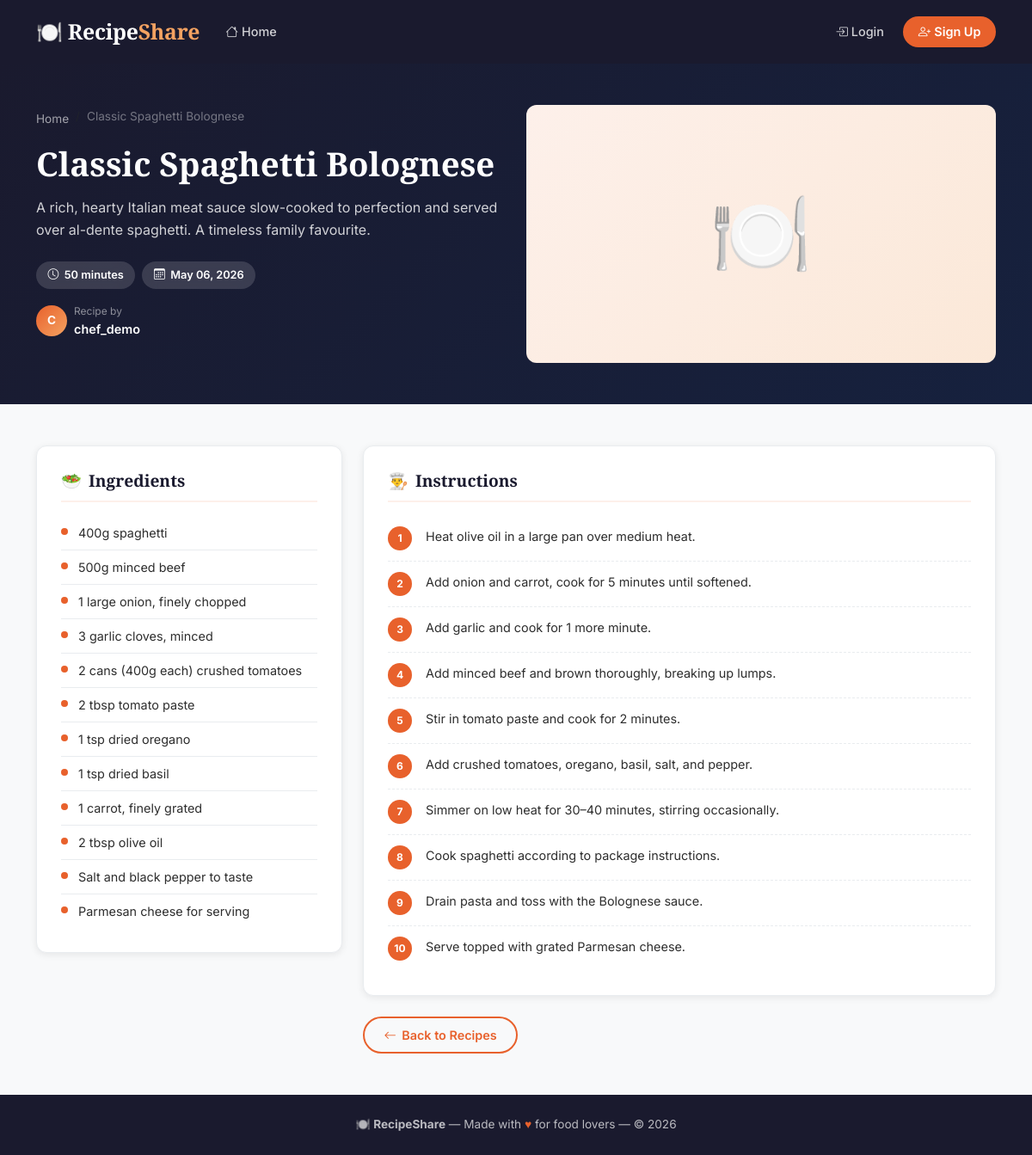
Page /recipes/1/ on the committed database.
### recipes/models.py (models this page shows, shortened)
class Recipe(models.Model):
    title = models.CharField(max_length=200)
    description = models.TextField(max_length=500)
    ingredients = models.TextField(help_text="List each ingredient on a new line")
    instructions = models.TextField(help_text="Step-by-step cooking instructions")
    cooking_time = models.PositiveIntegerField(help_text="Cooking time in minutes")
    image = models.ImageField(upload_to='recipe_images/', blank=True, null=True)
    author = models.ForeignKey(User, on_delete=models.CASCADE, related_name='recipes')
    created_at = models.DateTimeField(auto_now_add=True)
    updated_at = models.DateTimeField(auto_now=True)
    class Meta:
        ordering = ['-created_at']
    def get_ingredients_list(self):
        return [line.strip() for line in self.ingredients.splitlines() if line.strip()]
    def get_instructions_list(self):
        return [line.strip() for line in self.instructions.splitlines() if line.strip()]

### recipes/views.py (the view)
# urls.py: path('recipes/<int:pk>/', views.recipe_detail, name='recipe-detail'),
def recipe_detail(request, pk):
    recipe = get_object_or_404(Recipe.objects.select_related('author'), pk=pk)
    context = {'recipe': recipe}
    return render(request, 'recipes/recipe_detail.html', context)

### templates/recipes/recipe_detail.html (shortened to what this page needs)
{% extends 'base.html' %}
{% load static %}
{% block content %}
<section class="recipe-detail-hero">
  <div class="container">
    <div class="row align-items-center gy-4">
      <div class="col-lg-6 order-lg-2">
        {% if recipe.image %}
          <img src="{{ recipe.image.url }}" alt="{{ recipe.title }}" class="recipe-detail-img" />
        {% else %}
          <div class="recipe-detail-no-img">🍽️</div>
        {% endif %}
      </div>
      <div class="col-lg-6 order-lg-1">
        <nav aria-label="breadcrumb" class="mb-3">
          <ol class="breadcrumb" style="background:transparent;padding:0;margin:0;">
            <li class="breadcrumb-item">
              <a href="{% url 'home' %}" style="color:rgba(255,255,255,.6);font-size:.85rem;">Home</a>
            </li>
            <li class="breadcrumb-item active" style="color:rgba(255,255,255,.4);font-size:.85rem;">{{ recipe.title|truncatechars:30 }}</li>
          </ol>
        </nav>
        <h1 style="color:#fff;font-size:clamp(1.6rem,4vw,2.4rem);line-height:1.2;margin-bottom:1rem;">
          {{ recipe.title }}
        </h1>
        <p style="color:rgba(255,255,255,.8);font-size:1rem;margin-bottom:1.5rem;line-height:1.6;">
          {{ recipe.description }}
        </p>
        <div class="d-flex flex-wrap gap-2 mb-3">
          <span class="badge-time">
            <i class="bi bi-clock"></i> {{ recipe.cooking_time }} minutes
          </span>
          <span class="badge-time">
            <i class="bi bi-calendar3"></i> {{ recipe.created_at|date:"M d, Y" }}
          </span>
        </div>
        <div class="d-flex align-items-center gap-2 mb-4">
          <div class="author-avatar" style="width:36px;height:36px;font-size:.85rem;">
            {{ recipe.author.username|first|upper }}
          </div>
          <div>
            <div style="color:rgba(255,255,255,.5);font-size:.75rem;">Recipe by</div>
            <div style="color:#fff;font-weight:600;font-size:.9rem;">{{ recipe.author.username }}</div>
          </div>
        </div>
      </div>
    </div>
  </div>
</section>
<section class="section-py">
  <div class="container">
    <div class="row gy-4">
      <div class="col-lg-4">
        <div class="detail-section">
          <h2 class="detail-section-title">
            <span>🥗</span> Ingredients
          </h2>
          {% for ingredient in recipe.get_ingredients_list %}
          <div class="ingredient-item">
            <div class="ingredient-bullet"></div>
            <span>{{ ingredient }}</span>
          </div>
          {% empty %}
          <p class="text-muted">No ingredients listed.</p>
          {% endfor %}
        </div>
      </div>
      <div class="col-lg-8">
        <div class="detail-section">
          <h2 class="detail-section-title">
            <span>👨‍🍳</span> Instructions
          </h2>
          {% for step in recipe.get_instructions_list %}
          <div class="instruction-step">
            <div class="step-number">{{ forloop.counter }}</div>
            <span>{{ step }}</span>
          </div>
          {% empty %}
          <p class="text-muted">No instructions provided.</p>
          {% endfor %}
        </div>
        <div class="mt-3">
          <a href="{% url 'home' %}" class="btn-outline-custom">
            <i class="bi bi-arrow-left"></i> Back to Recipes
          </a>
        </div>
      </div>
    </div>
  </div>
</section>
{% endblock %}

### static/css/style.css (style rules this page uses)
:root { --primary: #e8612c; --primary-dark: #c94f20; --primary-light: #fdf0ea; --accent: #f4a261; --dark: #1a1a2e; --dark-2: #16213e; --surface: #ffffff; --surface-2: #f8f9fa; --text-main: #2d2d2d; --text-muted: #6c757d; --border: #e9ecef; --shadow-sm: 0 2px 8px rgba(0,0,0,.08); --shadow-md: 0 4px 20px rgba(0,0,0,.12); --shadow-lg: 0 8px 40px rgba(0,0,0,.16); --radius: 12px; --radius-sm: 8px; --transition: 0.25s ease; }
*, *::before, *::after { box-sizing: border-box; }
body { font-family: 'Inter', sans-serif; background-color: var(--surface-2); color: var(--text-main); line-height: 1.6; min-height: 100vh; display: flex; flex-direction: column; }
h1, h2, h3, h4, h5, h6 { font-family: 'Playfair Display', serif; font-weight: 700; color: var(--dark); }
a { color: var(--primary); text-decoration: none; transition: color var(--transition); }
.author-avatar { width: 30px; height: 30px; border-radius: 50%; background: linear-gradient(135deg, var(--primary), var(--accent)); display: flex; align-items: center; justify-content: center; color: #fff; font-size: 0.75rem; font-weight: 700; flex-shrink: 0; }
.btn-outline-custom { background: transparent; color: var(--primary); border: 2px solid var(--primary); border-radius: 50px; padding: 0.5rem 1.4rem; font-weight: 600; font-size: 0.9rem; cursor: pointer; transition: all var(--transition); text-decoration: none; display: inline-flex; align-items: center; gap: 0.4rem; }
.recipe-detail-hero { background: linear-gradient(135deg, var(--dark), var(--dark-2)); color: #fff; padding: 3rem 0; position: relative; }
.recipe-detail-no-img { background: linear-gradient(135deg, var(--primary-light), #fbe8d8); border-radius: var(--radius); height: 300px; display: flex; align-items: center; justify-content: center; font-size: 6rem; color: var(--accent); }
.badge-time { background: rgba(255,255,255,.15); color: #fff; border-radius: 50px; padding: 0.35rem 0.85rem; font-size: 0.8rem; font-weight: 600; display: inline-flex; align-items: center; gap: 0.4rem; backdrop-filter: blur(10px); }
.detail-section { background: var(--surface); border-radius: var(--radius); box-shadow: var(--shadow-sm); padding: 1.75rem; margin-bottom: 1.5rem; border: 1px solid var(--border); }
.detail-section-title { font-size: 1.2rem; margin-bottom: 1rem; padding-bottom: 0.75rem; border-bottom: 2px solid var(--primary-light); color: var(--dark); display: flex; align-items: center; gap: 0.5rem; }
.detail-section-title span { color: var(--primary); }
.ingredient-item { display: flex; align-items: flex-start; gap: 0.75rem; padding: 0.5rem 0; border-bottom: 1px solid var(--border); font-size: 0.9rem; }
.ingredient-item:last-child { border-bottom: none; }
.ingredient-bullet { width: 8px; height: 8px; border-radius: 50%; background: var(--primary); flex-shrink: 0; margin-top: 6px; }
.instruction-step { display: flex; align-items: flex-start; gap: 1rem; padding: 0.75rem 0; border-bottom: 1px dashed var(--border); font-size: 0.9rem; line-height: 1.6; }
.instruction-step:last-child { border-bottom: none; }
.step-number { width: 28px; height: 28px; border-radius: 50%; background: var(--primary); color: #fff; display: flex; align-items: center; justify-content: center; font-size: 0.75rem; font-weight: 700; flex-shrink: 0; }
.section-py { padding: 3rem 0; }

### rows in the picture
Recipe: title "Classic Spaghetti Bolognese", description "A rich, hearty Italian meat sauce slow-cooked to perfection and served over al-dente spaghetti. A timeless family favourite.", cooking_time "50", created_at "May 06, 2026", author.username|first "C", author.username "chef_demo"

### other values in the picture
{{ ingredient }} "400g spaghetti" "500g minced beef" "1 large onion, finely chopped" "3 garlic cloves, minced" "2 cans (400g each) crushed tomatoes" "2 tbsp tomato paste" "1 tsp dried oregano" "1 tsp dried basil" "1 carrot, finely grated" "2 tbsp olive oil" "Salt and black pepper to taste" "Parmesan cheese for serving"
{{ step }} "Heat olive oil in a large pan over medium heat." "Add onion and carrot, cook for 5 minutes until softened." "Add garlic and cook for 1 more minute." "Add minced beef and brown thoroughly, breaking up lumps." "Stir in tomato paste and cook for 2 minutes." "Add crushed tomatoes, oregano, basil, salt, and pepper." "Simmer on low heat for 30–40 minutes, stirring occasionally." "Cook spaghetti according to package instructions." "Drain pasta and toss with the Bolognese sauce." "Serve topped with grated Parmesan cheese."
